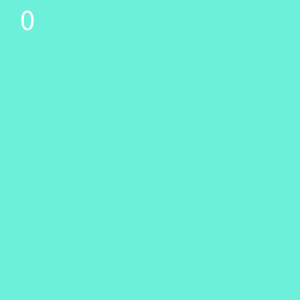
Frame 1 (no input)
Frame 60 (the mouse pressed at the canvas centre just before this capture): identical to frame 1, image omitted
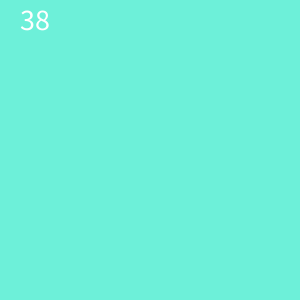
Frame 120 (the mouse held since frame 60 and released just before this capture)

The Processing sketch that drew these frames (run headless with seeded random() and noise(); from frame 60 on, the mouse is pressed at the canvas centre):

// Processing sketch: sketch_w14
// ── sketch_w14.pde
int ans=0;
void setup(){//做一次
   size(300,300);
 //float ans=random(60);//亂數<60的浮點數
   textSize(30);
   text(ans,20,30);
}
void draw(){
  background(#6DF0D9);
  text( ans , 20,30);
}
void mousePressed(){
   ans = (int)random(60); 
}
